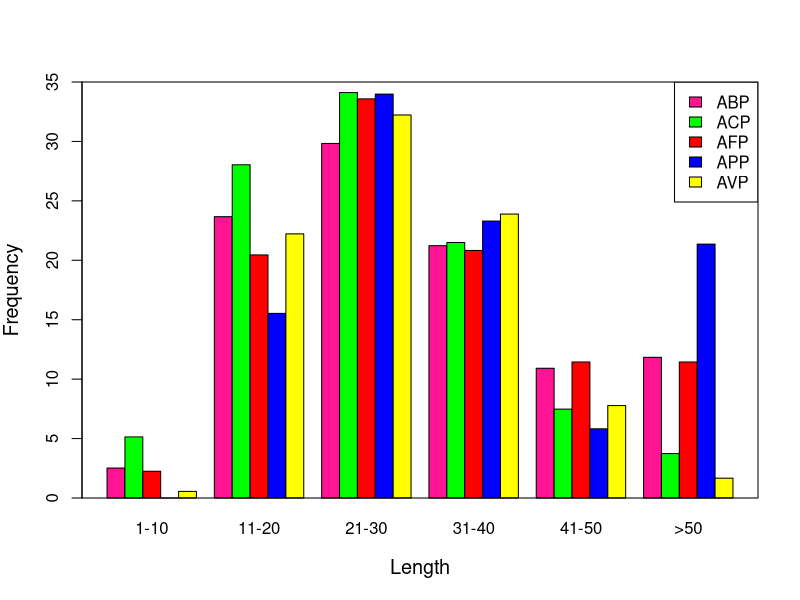

R code for this plot:
mydata <- read.csv("bar2.csv", header = TRUE)
colors <- c("deeppink","green","red","blue", "yellow")

M <- c("1-10","11-20","21-30","31-40","41-50",">50")

barplot(t(mydata),names.arg=M, main=NA, ylab="Frequency", xlab="Length",beside=TRUE,cex.axis=1, cex.names=1, cex.lab=1.2,
        col=colors, ylim=c(0,35))

legend("topright", c("ABP","ACP","AFP","APP","AVP"), cex=1, 
       fill=colors)
 box();
